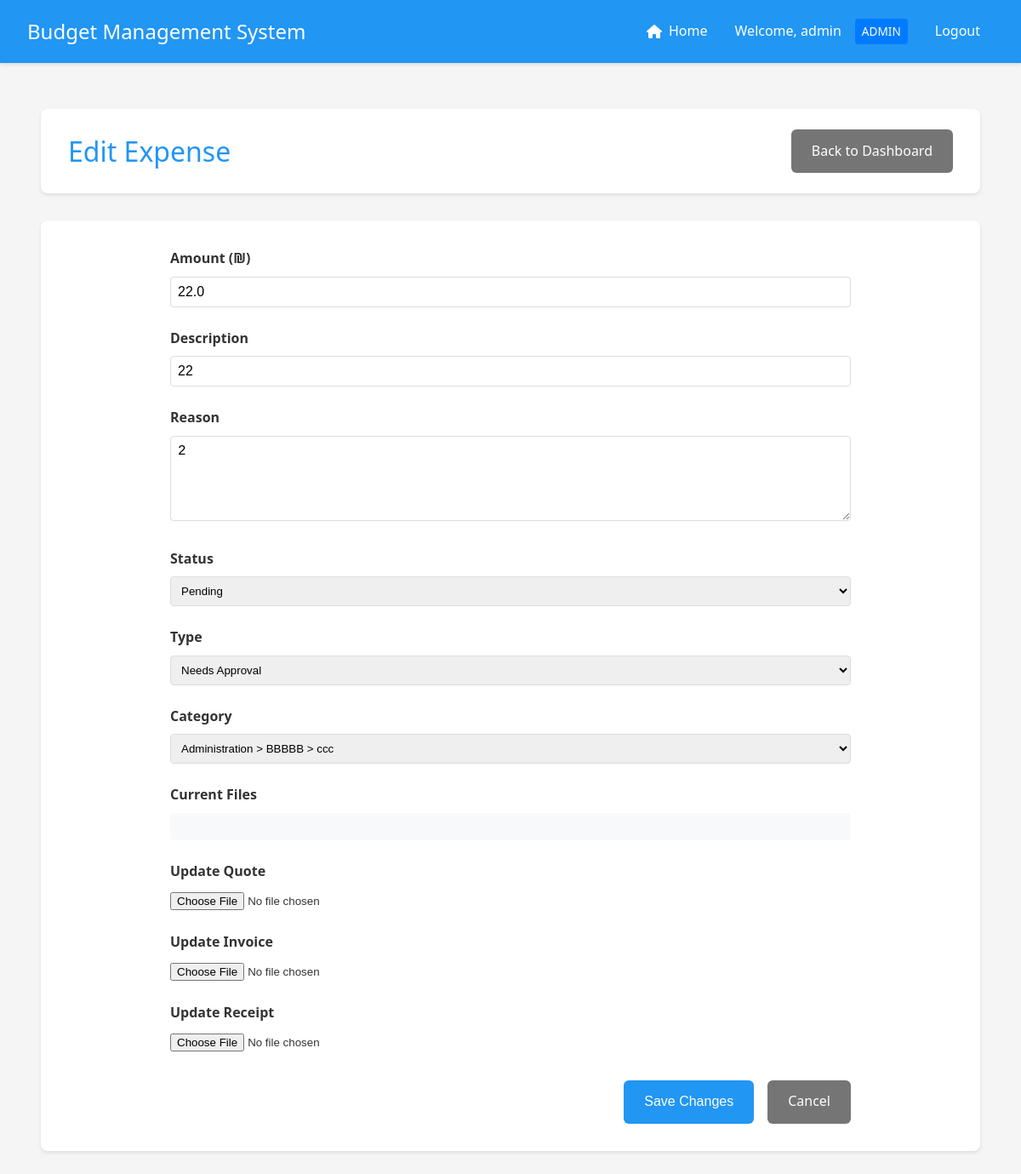
Before: /admin/expense/2/edit (signed in) with the older database file.
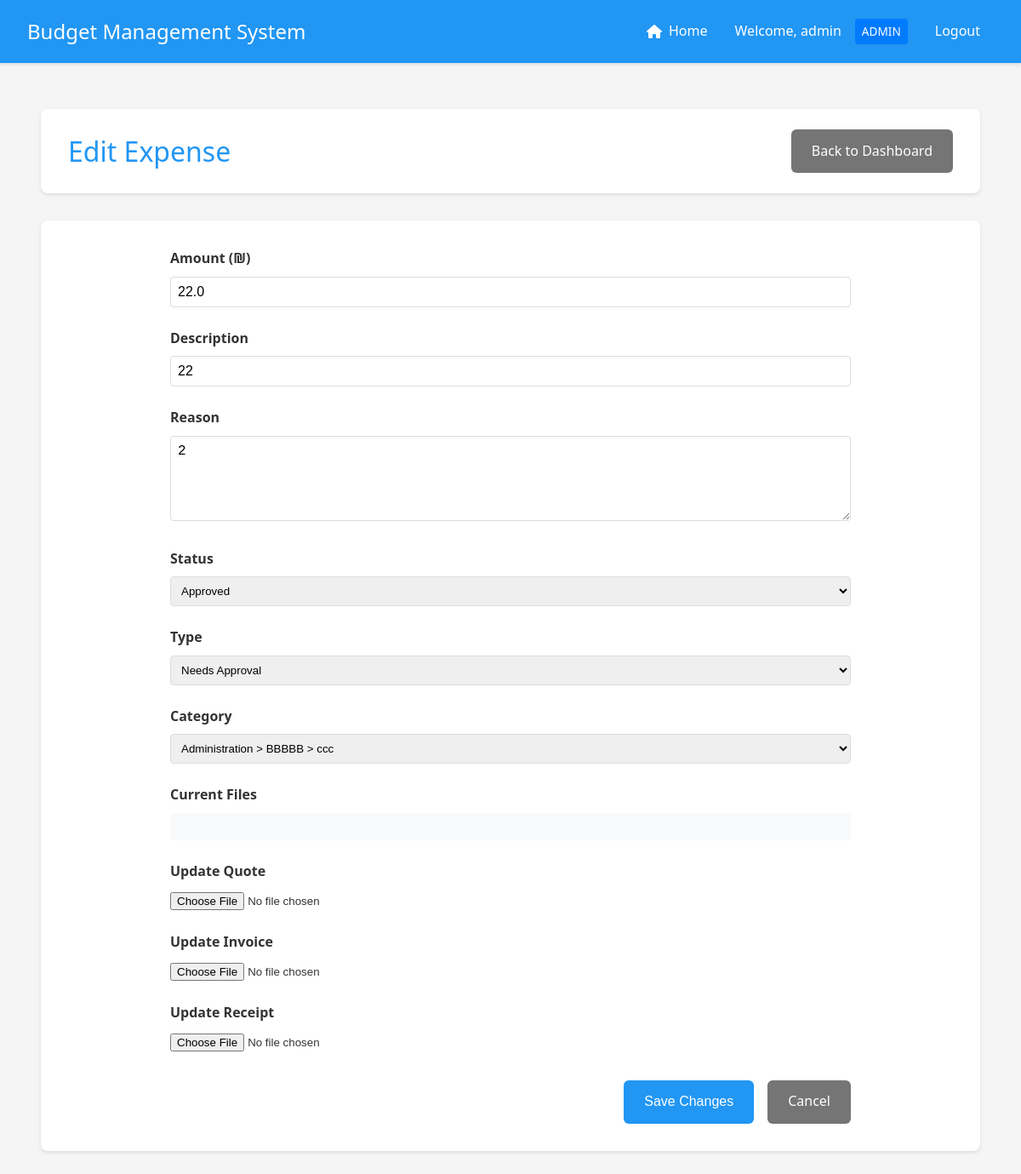
After: the same page with the newer database file.
### app.py (models this page shows)
class Expense(db.Model):
    __tablename__ = 'expense'
    id = db.Column(db.Integer, primary_key=True)
    amount = db.Column(db.Float, nullable=False)
    description = db.Column(db.String(200))
    reason = db.Column(db.String(500))
    type = db.Column(db.String(50), nullable=False, default='needs_approval')  # New field
    date = db.Column(db.DateTime, nullable=False, default=datetime.utcnow)
    status = db.Column(db.String(20), default='pending')
    user_id = db.Column(db.Integer, db.ForeignKey('user.id'), nullable=False)
    subcategory_id = db.Column(db.Integer, db.ForeignKey('subcategory.id'), nullable=False)
    quote_filename = db.Column(db.String(255))
    invoice_filename = db.Column(db.String(255))
    receipt_filename = db.Column(db.String(255))
    manager_id = db.Column(db.Integer, db.ForeignKey('user.id'), nullable=True)
    handled_at = db.Column(db.DateTime, nullable=True)
    rejection_reason = db.Column(db.String(500))

class Department(db.Model):
    __tablename__ = 'department'
    id = db.Column(db.Integer, primary_key=True)
    name = db.Column(db.String(100), nullable=False)
    budget = db.Column(db.Float, default=0.0)
    employees = db.relationship('User', foreign_keys='User.department_id', back_populates='home_department')
    categories = db.relationship('Category', backref='department', lazy=True)

### app.py (the view, shortened to what this page needs)
@app.route('/admin/expense/<int:expense_id>/edit', methods=['GET', 'POST'])
@login_required
def admin_edit_expense(expense_id):
    if current_user.username != 'admin':
        flash('Only admin can edit expenses', 'error')
        return redirect(url_for('manager_dashboard'))
    expense = Expense.query.get_or_404(expense_id)
    subcategories = db.session.query(
        Subcategory,
        Department.name.label('dept_name'),
        Category.name.label('cat_name'),
        Subcategory.name.label('subcat_name'),
        Subcategory.id.label('subcat_id')
    ).select_from(Subcategory)\
    .join(Category)\
    .join(Department)\
    .all()
    return render_template('admin_edit_expense.html',
                         expense=expense,
                         subcategories=subcategories)

### app.py (called while the page is built)
@login_manager.user_loader
def load_user(user_id):
    return User.query.get(int(user_id))

### templates/admin_edit_expense.html (shortened to what this page needs)
{% extends "base.html" %}
{% block content %}
<div class="container">
    <header class="dashboard-header">
        <h1>Edit Expense</h1>
        <div class="header-actions">
            <a href="{{ url_for('manager_dashboard') }}" class="button secondary">Back to Dashboard</a>
        </div>
    </header>
    <div class="card">
        <form method="post" enctype="multipart/form-data" class="form">
            <div class="form-group">
                <label for="amount">Amount (₪)</label>
                <input type="number" step="0.01" id="amount" name="amount" value="{{ expense.amount }}" required>
            </div>
            <div class="form-group">
                <label for="description">Description</label>
                <input type="text" id="description" name="description" value="{{ expense.description }}" required>
            </div>
            <div class="form-group">
                <label for="reason">Reason</label>
                <textarea id="reason" name="reason" required>{{ expense.reason }}</textarea>
            </div>
            <div class="form-group">
                <label for="status">Status</label>
                <select id="status" name="status" required>
                    <option value="pending" {% if expense.status == 'pending' %}selected{% endif %}>Pending</option>
                    <option value="approved" {% if expense.status == 'approved' %}selected{% endif %}>Approved</option>
                </select>
            </div>
            <div class="form-group">
                <label for="type">Type</label>
                <select id="type" name="type" required>
                    <option value="needs_approval" {% if expense.type == 'needs_approval' %}selected{% endif %}>Needs Approval</option>
                </select>
            </div>
            <div class="form-group">
                <label for="subcategory_id">Category</label>
                <select id="subcategory_id" name="subcategory_id" required>
                    {% for subcat in subcategories %}
                        <option value="{{ subcat.subcat_id }}"
                                {% if expense.subcategory_id == subcat.subcat_id %}selected{% endif %}>
                            {{ subcat.dept_name }} > {{ subcat.cat_name }} > {{ subcat.subcat_name }}
                        </option>
                    {% endfor %}
                </select>
            </div>
            <div class="form-group">
                <label>Current Files</label>
                <div class="current-files">
                </div>
            </div>
            <div class="form-group">
                <label for="quote">Update Quote</label>
                <input type="file" id="quote" name="quote" accept=".pdf,.png,.jpg,.jpeg,.gif">
            </div>
            <div class="form-group">
                <label for="invoice">Update Invoice</label>
                <input type="file" id="invoice" name="invoice" accept=".pdf,.png,.jpg,.jpeg,.gif">
            </div>
            <div class="form-group">
                <label for="receipt">Update Receipt</label>
                <input type="file" id="receipt" name="receipt" accept=".pdf,.png,.jpg,.jpeg,.gif">
            </div>
            <div class="form-actions">
                <button type="submit" class="button primary">Save Changes</button>
                <a href="{{ url_for('manager_dashboard') }}" class="button secondary">Cancel</a>
            </div>
        </form>
    </div>
</div>
{% endblock %}

Changed rows visible on the page:
changed Expense "Needs Approval": status "Pending" → "Approved"
